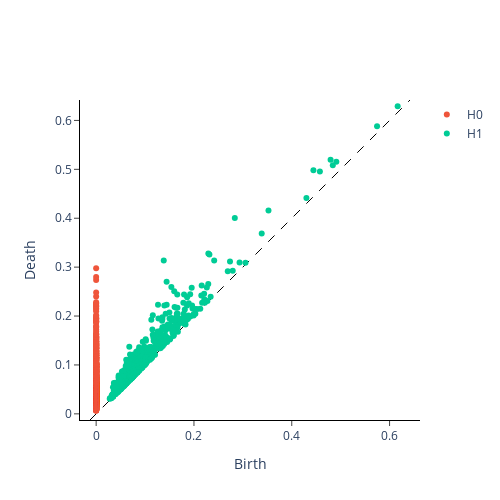

Notebook code cell kept with this figure:
### Code cell
# 0 - connected components, 1 - loops, 2 - voids
homology_dimensions = [0, 1]# 2]

fixed_persistence = VietorisRipsPersistence(
    homology_dimensions=homology_dimensions, n_jobs=6
)
print("Persistence diagram for fixed parameters")
fixed_persistence.fit_transform_plot(y_fixed_embedded)

### Figure 1 — Plotly figure (JSON) as saved in the notebook; plotly's stock layout.template omitted (floating-point values rounded to 4 significant figures; data arrays with more than 128 entries replaced by an {"elided": "..."} marker saying what was removed)
{"data": [{"hoverinfo": "none", "line": {"color": "black", "dash": "dash", "width": 1}, "mode": "lines", "showlegend": false, "type": "scatter", "x": [-0.01258, 0.6418], "y": [-0.01258, 0.6418]}, {"hoverinfo": "text", "hovertext": {"elided": "1489 str values"}, "mode": "markers", "name": "H0", "type": "scatter", "x": {"elided": "1489 int values"}, "y": {"elided": "1489 float values"}}, {"hoverinfo": "text", "hovertext": {"elided": "715 str values"}, "mode": "markers", "name": "H1", "type": "scatter", "x": {"elided": "715 float values"}, "y": {"elided": "715 float values"}}], "layout": {"height": 500, "plot_bgcolor": "white", "width": 500, "xaxis": {"autorange": false, "exponentformat": "e", "linecolor": "black", "linewidth": 1, "mirror": false, "range": [-0.01258, 0.6418], "showexponent": "all", "showline": true, "side": "bottom", "ticks": "outside", "title": {"text": "Birth"}, "type": "linear", "zeroline": true}, "yaxis": {"autorange": false, "exponentformat": "e", "linecolor": "black", "linewidth": 1, "mirror": false, "range": [-0.01258, 0.6418], "scaleanchor": "x", "scaleratio": 1, "showexponent": "all", "showline": true, "side": "left", "ticks": "outside", "title": {"text": "Death"}, "type": "linear", "zeroline": true}}}
